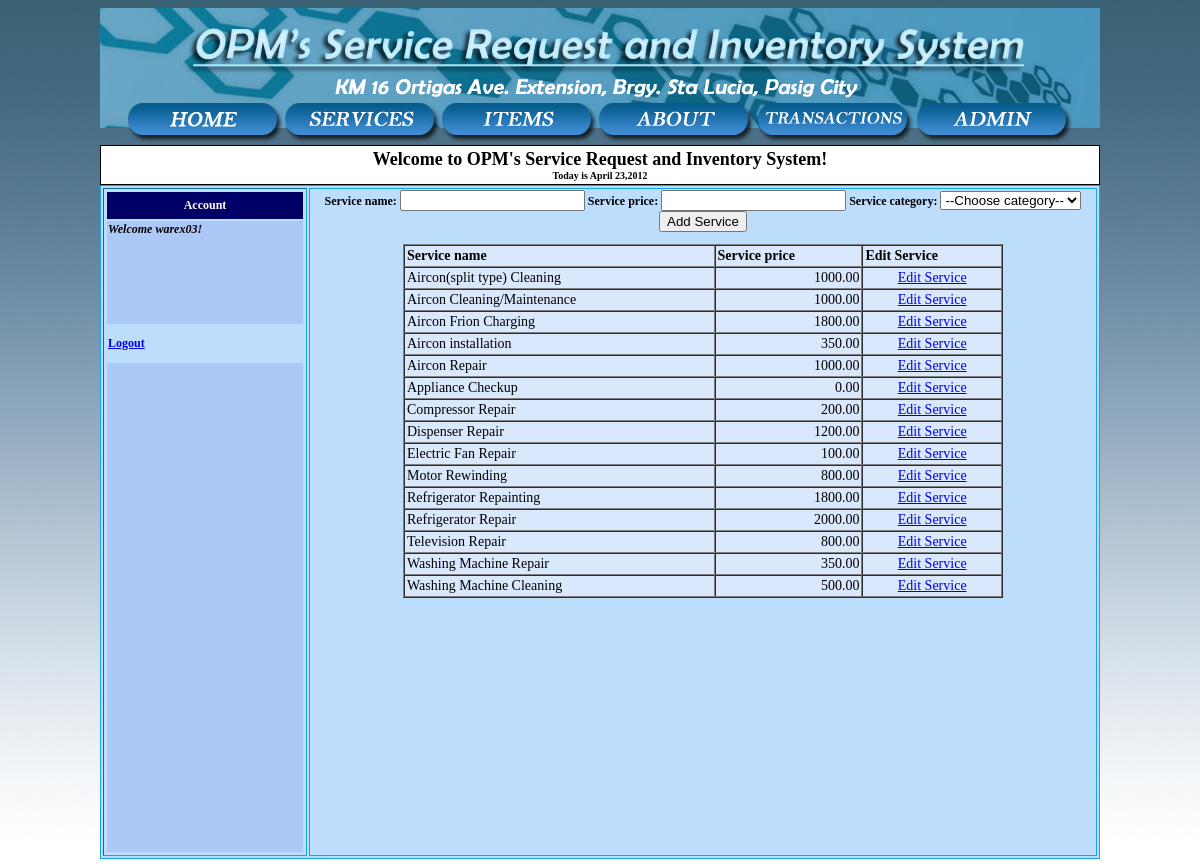
The page /services.php (signed in) on the database its author committed.
### tables this page shows
CREATE TABLE IF NOT EXISTS `services` (
  `service_id` int(255) NOT NULL AUTO_INCREMENT,
  `category_id` int(255) DEFAULT NULL,
  `name` varchar(100) NOT NULL,
  `info` text NOT NULL,
  `price` decimal(8,2) NOT NULL,
  PRIMARY KEY (`service_id`),
  KEY `category_id` (`category_id`)
);

### includes/sessionstart.php (called while the page is built, shortened)
<?php
	$user = $_SESSION['username'];
	$guest = $_SESSION['guest'];
?>

### services.php (the view, shortened to what this page needs)
<?php
require_once "includes/sessionstart.php";
?>
<html>
    <head>
    </head>
    <body onLoad="MM_preloadImages('../CS192_presented/img/orderrollover.png','img/homerollover.png','img/servicesrollover.png','img/itemsrollover.png','img/aboutrollover.png','img/transactionsrollover.png','img/adminrollover.png')">
        <table width="990" height="185" border="0" cellpadding="0" cellspacing="0" class="bannerstyle" align="center">
            <tr class="bannerstyle">
                <th height="195" class="bannerstyle style2" scope="col"><div>
                <p align="center">&nbsp;</p>
                <p align="center">&nbsp;</p>
                <p align="center">&nbsp;</p>
                <p align="center">&nbsp;</p>
                <p align="center">&nbsp;</p>
                <p align="center"><a href="home.php" onMouseOut="MM_swapImgRestore()" onMouseOver="MM_swapImage('home','','img/homerollover.png',1)"><img src="img/home.png" name="home" width="157" height="40" border="0"></a><a href="services.php" onMouseOut="MM_swapImgRestore()" onMouseOver="MM_swapImage('Image2','','img/servicesrollover.png',1)"><img src="img/services.png" name="Image2" width="157" height="40" border="0"></a><a href="items.php" onMouseOut="MM_swapImgRestore()" onMouseOver="MM_swapImage('items','','img/itemsrollover.png',1)"><img src="img/items.png" name="items" width="157" height="40" border="0"></a><a href="about.php" onMouseOut="MM_swapImgRestore()" onMouseOver="MM_swapImage('about','','img/aboutrollover.png',1)"><img src="img/about.png" name="about" width="157" height="40" border="0"></a>
                    <?php
                    if ($guest == true) {
                        $write = <<<WRITE
							<a href="order.php" onMouseOut="MM_swapImgRestore()" onMouseOver="MM_swapImage('order','','img/orderrollover.png',1)"><img src="img/order.png" name="order" width="157" height="40" border="0"></a><a href="receipt.php" onMouseOut="MM_swapImgRestore()" onMouseOver="MM_swapImage('receipt','','img/receiptrollover.png',1)"><img src="img/receipt.png" name="receipt" width="157" height="40" border="0"></a>
WRITE;
                        echo $write;
                    } else {
                        $write = <<<WRITE
<a href="transactions.php" onMouseOut="MM_swapImgRestore()" onMouseOver="MM_swapImage('transactions','','img/transactionsrollover.png',1)"><img src="img/transactions.png" name="transactions" width="157" height="40" border="0"></a>
<a href="admin.php" onMouseOut="MM_swapImgRestore()" onMouseOver="MM_swapImage('admin','','img/adminrollover.png',1)"><img src="img/admin.png" name="admin" width="157" height="40" border="0"></a>
WRITE;
                        echo $write;
                    }
                    ?>
                </p>
            </div>            </th>
    </tr>
</table>
<table width="532" height="40" border="0" cellpadding="0" cellspacing="0" class="wholetable" align="center">
    <tr>
        <th width="532" height="40" bordercolor="0" class="welcomestyle" scope="col"><div align="center">
        <?php include "includes/welcomemsg.php"; ?>
    </div></th>
</tr>
</table>
<table width="1020" height="200" border="1" align="center" class="maintable">
    <tr>
        <th width="200" scope="col"><table width="168" height="666" border="0" class="sidetablestyle">
        <tr class="buttonstyle">
            <th width="158" height="27" scope="col">Account</th>
        </tr>
        <tr class="accountinfostyle">
            <th height="103" scope="col"><?php echo "Welcome $user!"; ?>
        <div align="center"></div></th>
        </tr>
        <tr>
            <th height="35" scope="col"><div align="left" class="logoutstyle"><a href="logout.php"> Logout </div></th>
        </tr>
        <tr class="accountinfostyle">
            <th height="489" scope="col">&nbsp;</th>
        </tr>
    </table></th>
<th width="802" class="maintable" scope="col">			<?php
        if ($guest == false) {
            $add = <<<ADD
						<form name="addservice" action="addservice.php" onsubmit=" return add(this, 'Service')">
							<label> Service name: </label>
								<input type="text" name="name">
							<label> Service price: </label>
								<input type="text" name="price">
							<label> Service category: </label>
								<select id="category" name="category[]">
									<option value="0"> --Choose category-- </option>
ADD;
            $query = "SELECT category_id, category FROM category_service";
            $result = mysql_query($query) or die(mysql_error());
            while ($row = mysql_fetch_array($result)) {
                $category = $row['category'];
                $add .=<<<ADD
							"<option value='$category'> $category </option>";
ADD;
            }
            $add .=<<<ADD
					</select>
					<input type="submit" value="Add Service">
				</form>
ADD;
            echo $add;
        }
        ?>
<table width="70%" border="1" align="center" cellpadding="2" cellspacing="0" class="liststyle">
    <tr>
        <th> Service name </th>
        <th> Service price </th>
        <?php
        if ($guest == true)
            echo '<th> Order Service </th>';
        else
            echo '<th> Edit Service </th>';
        ?>
    </tr>
    <?php
    $query = "SELECT name, price FROM services";
    $result = mysql_query($query) or die(mysql_error());
    $output = '';
    while ($row = mysql_fetch_array($result)) {
        $name = $row['name'];
        $price = $row['price'];
        $output .=<<<OUTPUT
							<form name="servicetable" action="transact.php?type=Service" method="post">
								<tr>
									<td align="left"> $name </td>
									<td align="right"> $price </td>
OUTPUT;
        if ($guest == true) {
            $output .=<<<OUTPUT
								<td align="center"> <input type="text" name="order[$name]" value="Enter number" onfocus="nullify(this)"> </td>
OUTPUT;
        } else {
            $output .=<<<OUTPUT
								<td align="center"> <a href="editservice.php?name=$name"> Edit Service </td>
OUTPUT;
        }
        $output .= "</tr>";
    }
    echo $output;
    ?>
</table>
</body>
</html>

### services.php (style rules this page uses)
.liststyle { font-family: Georgia, "Times New Roman", Times, serif; font-size: 14px; background-color: #DAE8FE; width: 600px; text-align: left; }
.bannerstyle { font-family: Georgia, "Times New Roman", Times, serif; font-size: 10px; border: thin none #000000; background-image: url(img/banner.png); background-repeat: no-repeat; background-position: center top; height: 120px; width: 1000px; text-align: left; }
.buttonstyle { color: #FFFFFF; background-color: #000066; height: 15px; width: 90px; font-family: Georgia, "Times New Roman", Times, serif; font-size: 12px; border: thin solid #000000; }
.maintable { border: thin solid #13A3F0; text-align: center; vertical-align: text-top; background-color: #BDDDFD; font-family: Georgia, "Times New Roman", Times, serif; font-size: 12px; font-style: normal; height: auto; width: 1000px; }
.accountinfostyle { font-family: Georgia, "Times New Roman", Times, serif; font-size: 12px; font-style: italic; background-color: #ACC8F7; color: #000000; text-align: left; vertical-align: top; }
.logoutstyle { color: #003399; font-size: 12px; border-top-style: none; border-right-style: none; border-bottom-style: none; border-left-style: none; }
.welcomestyle { font-family: Georgia, "Times New Roman", Times, serif; font-size: 10px; border-top-width: thin; border-right-width: thin; border-bottom-width: thin; border-left-width: thin; border-top-style: solid; border-right-style: solid; border-bottom-style: solid; border-left-style: solid; height: 40px; width: 1000px; background-image: none; background-color: #FFFFFF; }
.sidetablestyle { background-color: #BDDDFD; width: 200px; height: 50px; }
.style2 { font-size: 9px }

### rows shown on the page
services: name "Aircon(split type) Cleaning", price "1000.00"
services: name "Aircon Cleaning/Maintenance", price "1000.00"
services: name "Aircon Frion Charging", price "1800.00"
services: name "Aircon installation", price "350.00"
services: name "Aircon Repair", price "1000.00"
services: name "Appliance Checkup", price "0.00"
services: name "Compressor Repair", price "200.00"
services: name "Dispenser Repair", price "1200.00"
services: name "Electric Fan Repair", price "100.00"
services: name "Motor Rewinding", price "800.00"
services: name "Refrigerator Repainting", price "1800.00"
services: name "Refrigerator Repair", price "2000.00"
services: name "Television Repair", price "800.00"
services: name "Washing Machine Repair", price "350.00"
services: name "Washing Machine Cleaning", price "500.00"

### other values the page prints
$user "warex03"
